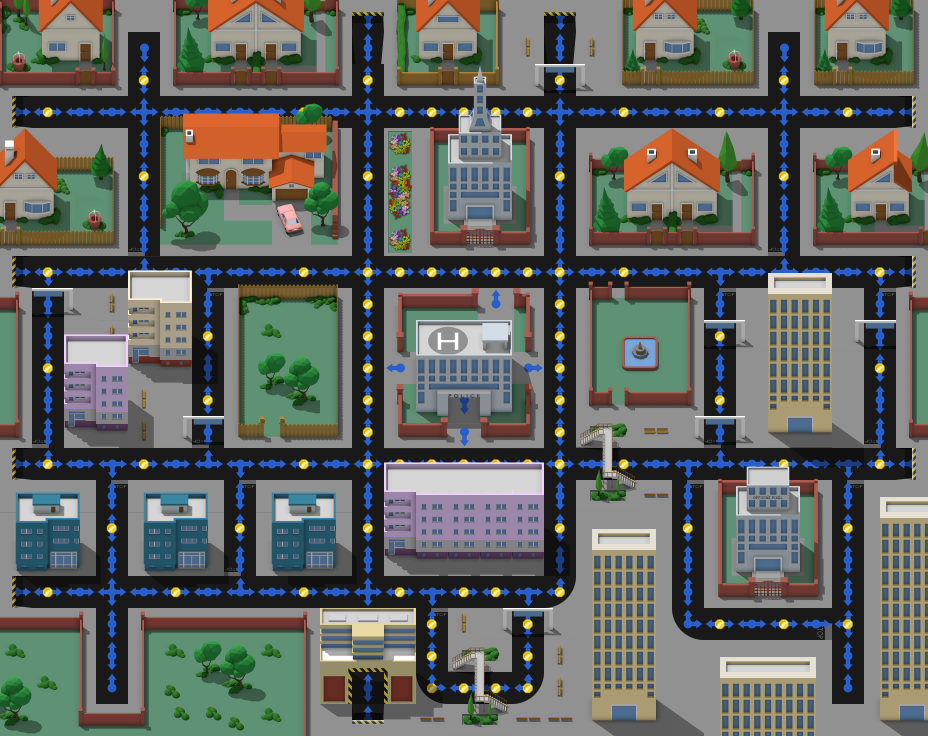

The image is a tile-based game level rendered from a .tmx file. Its description and source (layers, tilesets, objects; grid data summarised) follow:
An orthogonal 29x23 tile map with 32x32 px tiles, 5 tile layers (Background, Path, dots, overlay_strada, ...), 3 tilesets and 20 objects (10x teleport, 5x pill, red_enemy, green_enemy, magenta_enemy, ...).

<map version="1.0" orientation="orthogonal" renderorder="right-down" width="29" height="23" tilewidth="32" tileheight="32" nextobjectid="21">
 <tileset firstgid="1" name="metatiles" tilewidth="32" tileheight="32" tilecount="20" columns="5">
  <image source="../img/map/metatiles.png" width="160" height="128" />
  <tile id="0">
   <properties>
    <property name="direction" value="1110" />
   </properties>
  </tile>
  <tile id="1">
   <properties>
    <property name="direction" value="0111" />
   </properties>
  </tile>
  <tile id="2">
   <properties>
    <property name="direction" value="1011" />
   </properties>
  </tile>
  <tile id="3">
   <properties>
    <property name="direction" value="1101" />
   </properties>
  </tile>
  <tile id="4">
   <properties>
    <property name="direction" value="1111" />
   </properties>
  </tile>
  <tile id="5">
   <properties>
    <property name="direction" value="1100" />
   </properties>
  </tile>
  <tile id="6">
   <properties>
    <property name="direction" value="0110" />
   </properties>
  </tile>
  <tile id="7">
   <properties>
    <property name="direction" value="0011" />
   </properties>
  </tile>
  <tile id="8">
   <properties>
    <property name="direction" value="1001" />
   </properties>
  </tile>
  <tile id="9">
   <properties>
    <property name="direction" value="1010" />
   </properties>
  </tile>
  <tile id="10">
   <properties>
    <property name="direction" value="1000" />
   </properties>
  </tile>
  <tile id="11">
   <properties>
    <property name="direction" value="0100" />
   </properties>
  </tile>
  <tile id="12">
   <properties>
    <property name="direction" value="0010" />
   </properties>
  </tile>
  <tile id="13">
   <properties>
    <property name="direction" value="0001" />
   </properties>
  </tile>
  <tile id="14">
   <properties>
    <property name="direction" value="0101" />
   </properties>
  </tile>
  <tile id="15">
   <properties>
    <property name="direction" value="0000" />
    <property name="type" value="solid" />
   </properties>
  </tile>
 </tileset>
 <tileset firstgid="21" name="case" tilewidth="32" tileheight="32" tilecount="616" columns="8">
  <image source="../img/map/casetiles.png" width="256" height="2464" />
 </tileset>
 <tileset firstgid="637" name="strade" tilewidth="32" tileheight="32" tilecount="52" columns="4">
  <image source="../img/map/stradatiles.png" width="128" height="416" />
 </tileset>
 <layer name="Background" width="29" height="23">
  <properties>
   <property name="preRender" value="false" />
  </properties>
  <data>[667 cells, 667 non-empty, 265 distinct tile ids]</data>
 </layer>
 <layer name="Path" width="29" height="23">
  <data>[667 cells, 209 non-empty, 12 distinct tile ids]</data>
 </layer>
 <layer name="dots" width="29" height="23">
  <data>[667 cells, 82 non-empty, 1 distinct tile ids]</data>
 </layer>
 <objectgroup name="Enemies">
  <object id="1" name="enemy" type="red_enemy" gid="18" x="384" y="384" width="32" height="32">
   <properties>
    <property name="behavior" value="random" />
    <property name="delay" value="100" />
    <property name="keepAlive" value="true" />
   </properties>
  </object>
  <object id="2" name="enemy" type="green_enemy" gid="18" x="512" y="384" width="32" height="32">
   <properties>
    <property name="behavior" value="random" />
    <property name="delay" value="1000" />
    <property name="keepAlive" value="true" />
   </properties>
  </object>
  <object id="3" name="enemy" type="magenta_enemy" gid="18" x="448" y="416" width="32" height="32">
   <properties>
    <property name="behavior" value="chase" />
    <property name="keepAlive" value="true" />
   </properties>
  </object>
  <object id="4" name="enemy" type="blue_enemy" gid="18" x="480" y="320" width="32" height="32">
   <properties>
    <property name="behavior" value="chase" />
    <property name="delay" value="2000" />
    <property name="keepAlive" value="true" />
   </properties>
  </object>
 </objectgroup>
 <objectgroup name="Entities">
  <object id="5" name="teleport" gid="20" x="352" y="32" width="32" height="32">
   <properties>
    <property name="destination" value="2" />
    <property name="id" value="1" />
   </properties>
  </object>
  <object id="6" name="teleport" gid="20" x="352" y="736" width="32" height="32">
   <properties>
    <property name="destination" value="1" />
    <property name="id" value="2" />
   </properties>
  </object>
  <object id="7" name="player" gid="19" x="416" y="128" width="32" height="32" />
  <object id="8" name="teleport" gid="20" x="0" y="608" width="32" height="32">
   <properties>
    <property name="destination" value="4" />
    <property name="id" value="3" />
   </properties>
  </object>
  <object id="9" name="teleport" gid="20" x="544" y="32" width="32" height="32">
   <properties>
    <property name="destination" value="3" />
    <property name="id" value="4" />
   </properties>
  </object>
  <object id="10" name="teleport" gid="20" x="0" y="480" width="32" height="32">
   <properties>
    <property name="destination" value="7" />
    <property name="id" value="8" />
   </properties>
  </object>
  <object id="11" name="teleport" gid="20" x="896" y="480" width="32" height="32">
   <properties>
    <property name="destination" value="8" />
    <property name="id" value="7" />
   </properties>
  </object>
  <object id="12" name="teleport" gid="20" x="0" y="288" width="32" height="32">
   <properties>
    <property name="destination" value="5" />
    <property name="id" value="6" />
   </properties>
  </object>
  <object id="13" name="teleport" gid="20" x="896" y="288" width="32" height="32">
   <properties>
    <property name="destination" value="6" />
    <property name="id" value="5" />
   </properties>
  </object>
  <object id="14" name="teleport" gid="20" x="0" y="128" width="32" height="32">
   <properties>
    <property name="destination" value="9" />
    <property name="id" value="10" />
   </properties>
  </object>
  <object id="15" name="teleport" gid="20" x="896" y="128" width="32" height="32">
   <properties>
    <property name="destination" value="10" />
    <property name="id" value="9" />
   </properties>
  </object>
 </objectgroup>
 <objectgroup name="powerup">
  <object id="16" name="pill" gid="17" x="128" y="64" width="32" height="32" />
  <object id="17" name="pill" gid="17" x="768" y="64" width="32" height="32" />
  <object id="18" name="pill" gid="17" x="480" y="704" width="32" height="32" />
  <object id="19" name="pill" gid="17" x="96" y="704" width="32" height="32" />
  <object id="20" name="pill" gid="17" x="832" y="704" width="32" height="32" />
 </objectgroup>
 <layer name="overlay_strada" width="29" height="23">
  <data>[667 cells, 22 non-empty, 13 distinct tile ids]</data>
 </layer>
 <layer name="overlay" width="29" height="23">
  <data>[667 cells, 113 non-empty, 75 distinct tile ids]</data>
 </layer>
</map>
